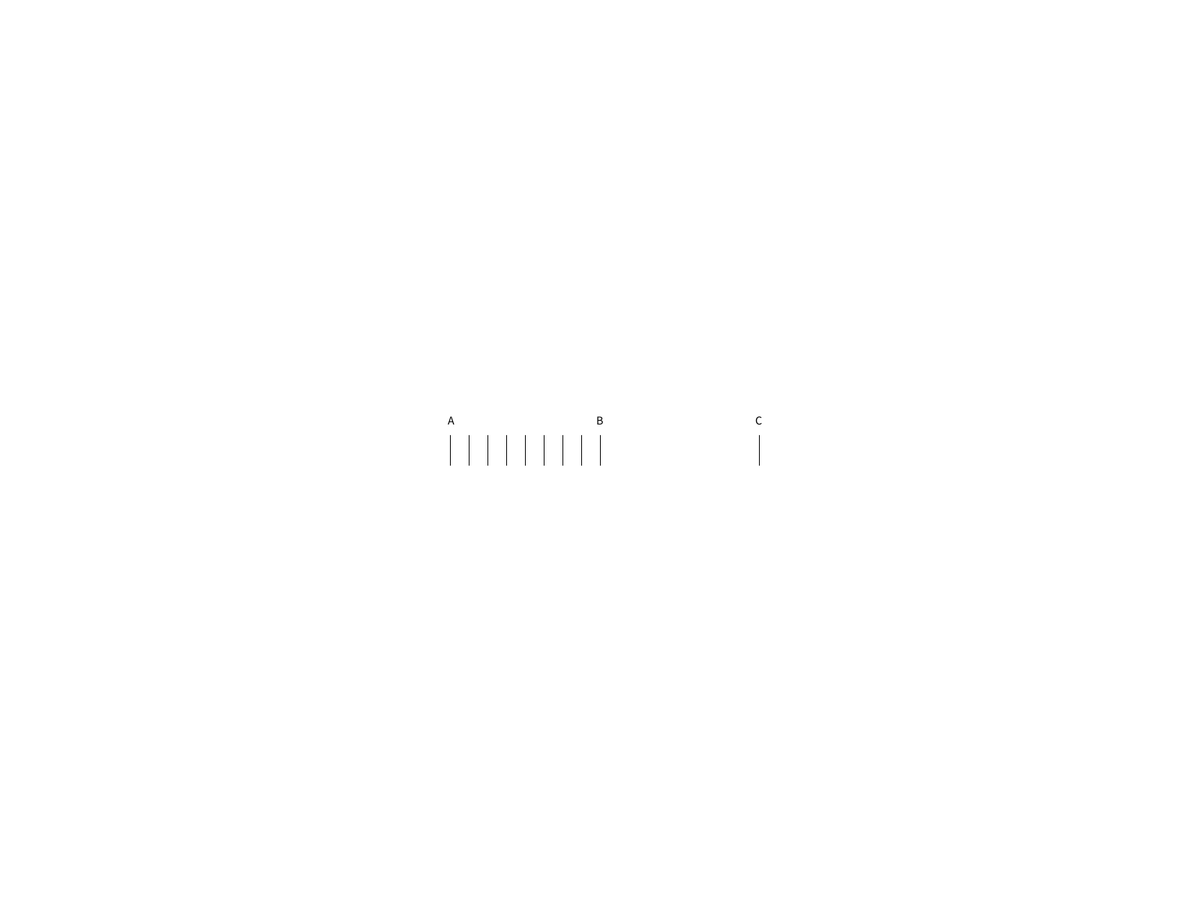
Frame 1 (no input)
Frame 2 (the mouse pressed at the canvas centre, redrawn once): identical to frame 1, image omitted

The Processing sketch that drew this single still picture (run headless with seeded random() and noise(); the mouse was pressed at the canvas centre and the sketch redrawn once):

// Processing sketch: OppelKundt
// ── OppelKundt.pde
OppelKundtIllusion illusion;
final String title="Oppel-Kundt";
PGraphics canvas;

void setup() {
  fullScreen();
  background(255);
  canvas = createGraphics(590, 400);
  surface.setTitle(title);

  illusion = new OppelKundtIllusion();
}

void draw() {
  illusion.draw(canvas);
  image(canvas, (width - canvas.width) / 2, (height - canvas.height) / 2);
  noLoop();
}

void keyPressed() {
  if (key == '1') {
    illusion.setMode(0);
  } else if (key == '2') {
    illusion.setMode(1);
  } else if (key == 's') {
    String filename = String.format("%s-%d.%02d.png", title, illusion.getMode(), illusion.getValue(), illusion.getMaxValue());
    canvas.save(filename);
  } else {
    illusion.keyPressed();
  }
  loop();
}

// ── OppelKundtIllusion.pde
class OppelKundtIllusion {
  final int maxValue = 15;
  int value;
  final int intervalA = 200;
  int intervalB;
  final int stimulusNum = 7;
  final int stimuliLength = 40;
  int mode = 0;

  OppelKundtIllusion() {
    setValue(floor(random(-maxValue, maxValue)));
  }

  int getValue() {
    return value;
  }

  void setValue(int v) {
    if (v < -maxValue || v > maxValue) return;
    value = v;
    intervalB = intervalA + v * 3;
  }

  int getMaxValue() {
    return maxValue;
  }

  void setMode(int mode) {
    this.mode = mode;
  }

  int getMode() {
    return mode;
  }

  void draw(PGraphics pg) {
    pg.beginDraw();
    pg.background(255);
    pg.pushMatrix();
    pg.translate((pg.width - intervalA * 2) / 2, (pg.height - stimuliLength) / 2);

    pg.pushStyle();
    pg.textAlign(CENTER, CENTER);
    pg.textSize(16);
    pg.stroke(0);
    pg.fill(0);
    pg.smooth();

    pg.line(        0, 0, 0, stimuliLength);
    pg.line(intervalA, 0, intervalA, stimuliLength);
    pg.line(intervalA + intervalB, 0, intervalA + intervalB, stimuliLength);
    pg.text("A", 0, -20);
    pg.text("B", intervalA, -20);
    pg.text("C", intervalA + intervalB, -20);
    if (mode == 0) {
      for (int i=0; i<stimulusNum; i++) {
        int x = (i + 1) * intervalA / (stimulusNum + 1);
        pg.line(x, 0, x, stimuliLength);
      }
    }

    pg.popMatrix();
    pg.popStyle();
    pg.endDraw();
  }

  void keyPressed() {
    if (key == CODED) {
      switch(keyCode) {
      case UP:
      case LEFT:
        setValue(value - 1);
        break;
      case DOWN:
      case RIGHT:
        setValue(value + 1);
        break;
      default:
        break;
      }
    }
  }
}
